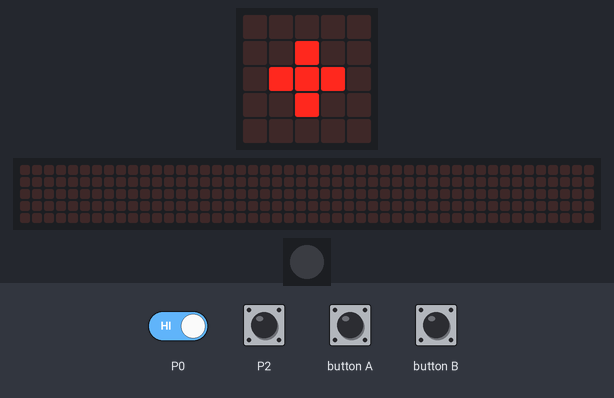
This program was run on a simulated Calliope mini (MakeCode). Shown: the board's 5×5 LED display, a strip that is not on the board, showing the scrolling text unrolled, 1 RGB LEDs in strip order, left to right. The test bench sets the inputs (shaded band). Random numbers come from a fixed seed; the 48×5 strip is a reading aid, not a part: it shows the text the display is scrolling, unrolled, one strip-width of it at a time.

Above: at 5.0 s.
5.1 s: touch pin P2 pressed for 1.5 s
At 6.3 s:
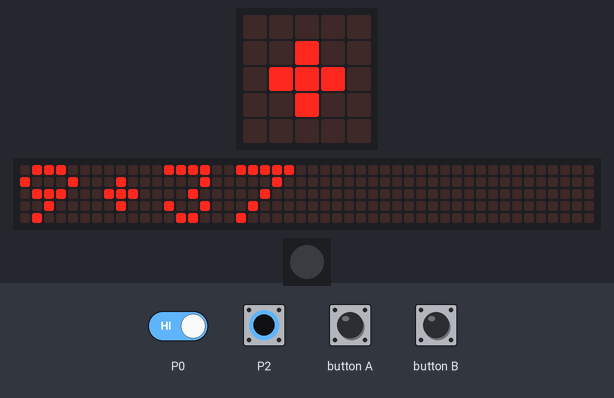
8.2 s: P0 (touch pin P0) driven LOW and P2 (touch pin P2) driven LOW
At 20.4 s:
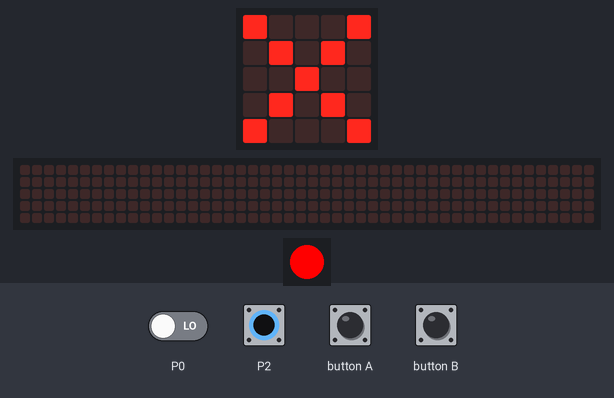
At 23.0 s:
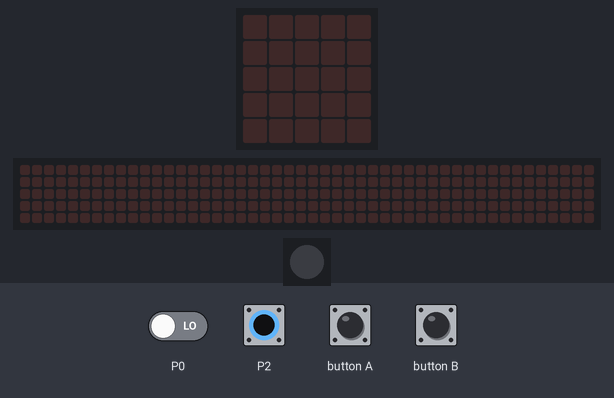
Timing chart, 0 to 23.3 s (numbered marks = the images above; inputs shaded):
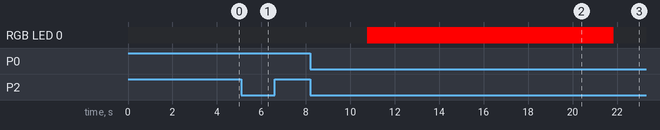

The program:

main.ts
```typescript
function multiplikation () {
    Zahl1 = randint(1, 10)
    Zahl2 = randint(1, 10)
    Aufgabe = "" + Zahl1 + "*" + Zahl2
    Antwort = 0
    richtigesErgebnis = Zahl1 * Zahl2
}
function addition () {
    Zahl1 = randint(1, 50)
    Zahl2 = randint(1, 50)
    Aufgabe = "" + Zahl1 + "+" + Zahl2
    Antwort = 0
    richtigesErgebnis = Zahl1 + Zahl2
}
let Zahl2 = 0
let Zahl1 = 0
let richtigesErgebnis = 0
let Antwort = 0
let Aufgabe = ""
let Rechenart = 0
while (input.pinIsPressed(TouchPin.P2) == false) {
    if (input.buttonIsPressed(Button.B)) {
        Rechenart += 1
    } else if (input.buttonIsPressed(Button.A)) {
        Rechenart += -1
    }
    if (Rechenart > 4 || Rechenart < 1) {
        Rechenart = 1
    }
    if (Rechenart == 1) {
        basic.showString("+")
    } else if (Rechenart == 2) {
        basic.showString("-")
    } else if (Rechenart == 3) {
        basic.showString("*")
    } else if (Rechenart == 4) {
        basic.showString(":")
    }
    basic.pause(500)
}
if (Rechenart == 1) {
    addition()
    basic.showString(Aufgabe)
}
if (Rechenart == 3) {
    multiplikation()
    basic.showString(Aufgabe)
}
while (!(input.pinIsPressed(TouchPin.P2))) {
    if (input.buttonIsPressed(Button.B)) {
        Antwort += 1
        basic.showString("" + (Antwort))
    }
    if (input.buttonIsPressed(Button.A)) {
        Antwort += -1
        basic.showString("" + (Antwort))
    }
    if (input.pinIsPressed(TouchPin.P0)) {
        Antwort += -10
        basic.showString("" + (Antwort))
    }
    if (input.pinIsPressed(TouchPin.P3)) {
        Antwort += 10
        basic.showString("" + (Antwort))
    }
}
if (Antwort == richtigesErgebnis) {
    basic.setLedColor(0x00ff00)
    basic.showIcon(IconNames.Happy)
} else {
    basic.setLedColor(0xff0000)
    basic.showString("Loesung" + richtigesErgebnis)
    basic.showIcon(IconNames.No)
}
basic.pause(1500)
basic.turnRgbLedOff()
basic.clearScreen()
```

test.ts
```typescript
// Hier kann man Tests durchführen; diese Datei wird nicht kompiliert, wenn dieses Paket als Erweiterung verwendet wird.
```

Measured:
- after the input at 5.1 s, the display: changes after 1.2 s (image 1)
- what the display in image 2 shows lasts 2.1 s, from 19.8 s to 21.9 s
